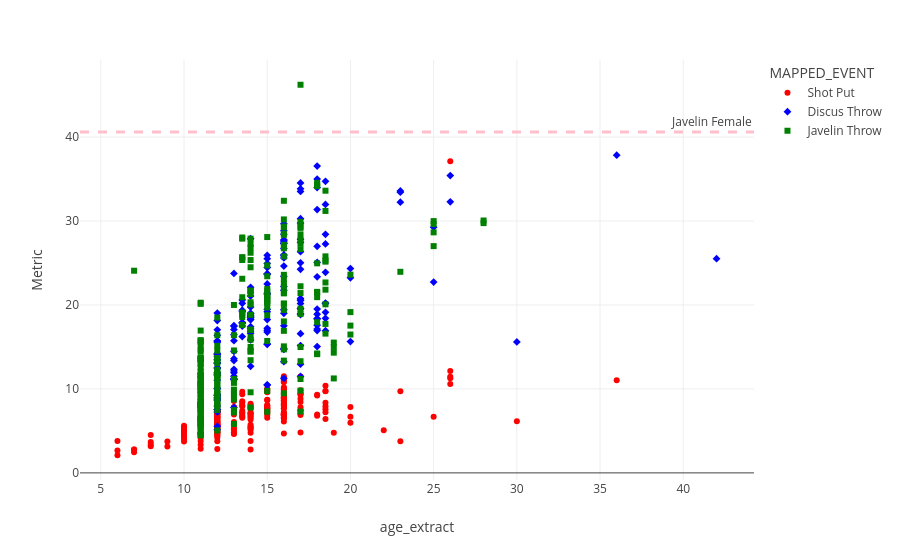

The cell this chart's notebook holds for it:
### Code cell
df_female = df_selected[((df_selected['CATEGORY_EVENT']=='Throw') & (df_selected['GENDER']=='Female'))]

fig = px.scatter(df_female, x="age_extract", y="Metric", color='MAPPED_EVENT', symbol ='MAPPED_EVENT', color_discrete_sequence=['red', 'blue', 'green'])
fig.add_hline(y=40.59, line_width=3, line_dash="dash", line_color="pink", annotation_text="Javelin Female")

fig.show()

### Figure 1 — Plotly figure (JSON) as saved in the notebook; plotly's stock layout.template omitted (floating-point values rounded to 4 significant figures; data arrays with more than 128 entries replaced by an {"elided": "..."} marker saying what was removed)
{"data": [{"hovertemplate": "MAPPED_EVENT=Shot Put<br>age_extract=%{x}<br>Metric=%{y}<extra></extra>", "legendgroup": "Shot Put", "marker": {"color": "red", "symbol": "circle"}, "mode": "markers", "name": "Shot Put", "orientation": "v", "showlegend": true, "type": "scatter", "x": {"elided": "253 mixed values"}, "xaxis": "x", "y": {"elided": "253 float values"}, "yaxis": "y"}, {"hovertemplate": "MAPPED_EVENT=Discus Throw<br>age_extract=%{x}<br>Metric=%{y}<extra></extra>", "legendgroup": "Discus Throw", "marker": {"color": "blue", "symbol": "diamond"}, "mode": "markers", "name": "Discus Throw", "orientation": "v", "showlegend": true, "type": "scatter", "x": {"elided": "199 mixed values"}, "xaxis": "x", "y": {"elided": "199 float values"}, "yaxis": "y"}, {"hovertemplate": "MAPPED_EVENT=Javelin Throw<br>age_extract=%{x}<br>Metric=%{y}<extra></extra>", "legendgroup": "Javelin Throw", "marker": {"color": "green", "symbol": "square"}, "mode": "markers", "name": "Javelin Throw", "orientation": "v", "showlegend": true, "type": "scatter", "x": {"elided": "252 mixed values"}, "xaxis": "x", "y": {"elided": "252 float values"}, "yaxis": "y"}], "layout": {"annotations": [{"showarrow": false, "text": "Javelin Female", "x": 1, "xanchor": "right", "xref": "x domain", "y": 40.59, "yanchor": "bottom", "yref": "y"}], "legend": {"title": {"text": "MAPPED_EVENT"}, "tracegroupgap": 0}, "margin": {"t": 60}, "shapes": [{"line": {"color": "pink", "dash": "dash", "width": 3}, "type": "line", "x0": 0, "x1": 1, "xref": "x domain", "y0": 40.59, "y1": 40.59, "yref": "y"}], "xaxis": {"anchor": "y", "domain": [0, 1], "title": {"text": "age_extract"}}, "yaxis": {"anchor": "x", "domain": [0, 1], "title": {"text": "Metric"}}}}
